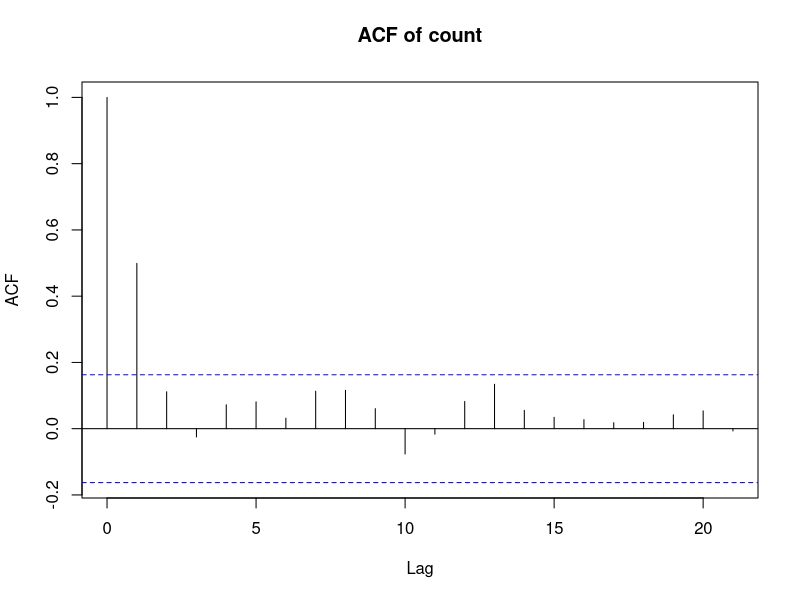
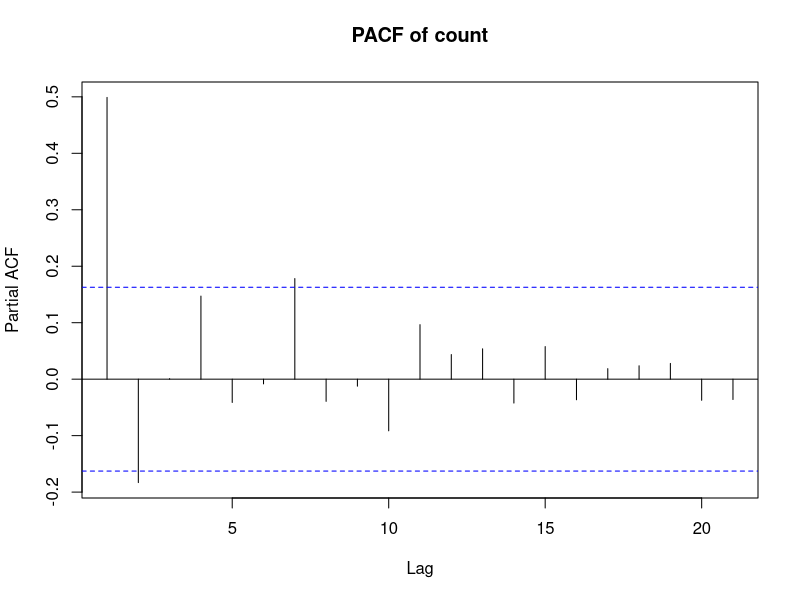
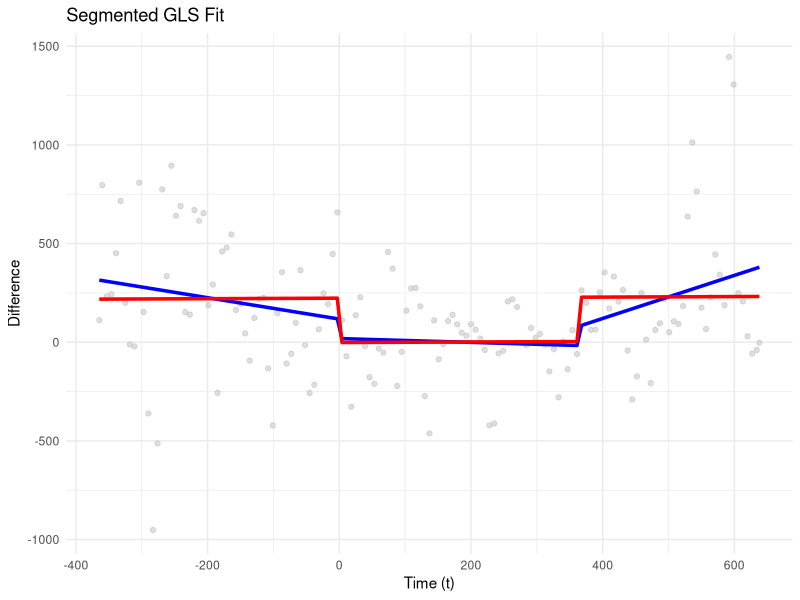

Generate these figures, in order, with R:
## ---- chunk 1
if (!require(segmented)) install.packages("segmented")
if (!require(dplyr)) install.packages("dplyr")
if (!require(lubridate)) install.packages("lubridate")
if (!require(tidyverse)) install.packages("tidyverse")
if (!require(lmtest)) install.packages("lmtest")
if (!require(sandwich)) install.packages("sandwich")
if (!require(forecast)) install.packages("forecast")
if (!require(nlme)) install.packages("nlme")

library(segmented)
library(dplyr)
library(lubridate)
library(tidyverse)
library(lmtest)
library(sandwich)
library(splines)
library(forecast)
library(lubridate)
library(nlme)
## ---- chunk 2
df <- read.csv("df_Chocolate_full_tax_difference.csv")
df$date <- as.Date(df$date, format = "%d/%m/%Y")
#df <- read.csv("df_Soda_full_tax_difference.csv")
#$df$date <- as.Date(df$date, format = "%Y-%m-%d")

if (sum(is.na(df$date)) > 0) {
  print("Warning: Some dates couldn't be converted. Check the format.")
}


# Filter for years 2021 and 2022
df_filtered <- df %>%
  filter(year(date) %in% c(2021, 2022,2023)) %>%
  filter(date <= as.Date("2023-10-01")) #Filter 3 month of the war

# Create time variable (days since start of 2021)
df_filtered$time <- as.numeric(df_filtered$date - as.Date("2022-01-01"))

# Create intervention dummy: 0 for 2021, 1 for 2022
df_filtered$intervention <- ifelse(year(df_filtered$date) == 2022, 1, 0)

# Create intervention dummy: 0 for 2021, 1 for 2022
df_filtered$post_intervention <- ifelse(year(df_filtered$date) == 2023, 1, 0)

df_filtered$week <- floor_date(df_filtered$date, "week")

# Create 'difference' variable if it doesn't exist
if (!"difference" %in% names(df_filtered)) {
  if (all(c("y_It", "y_Ct") %in% names(df_filtered))) {
    df_filtered$difference <- df_filtered$y_It - df_filtered$y_Ct
  } else {
    stop("Missing 'difference' or components 'y_It' and 'y_Ct' in the data.")
  }
}

df_weekly <- df_filtered %>%
  group_by(week) %>%
  summarize(
    difference = sum(difference, na.rm = TRUE),
    time = mean(time, na.rm = TRUE),
    intervention = first(intervention),
     post_intervention=first(post_intervention),
    .groups = "drop"
  )

df_regression <- df_weekly %>%
  mutate(
    t = time,
    intervention = intervention,
    post_intervention=post_intervention,
    t_intervention = t * intervention,
    t_post = t * post_intervention,
  )
## ---- chunk 3
acf(df_regression$difference, main = "ACF of count")
pacf(df_regression$difference, main = "PACF of count")

## ---- chunk 4
gls_model <- gls(difference ~ t + intervention , 
                 data = df_regression,
                 correlation = corARMA(p = 3, q = 0, form = ~ t))

summary(gls_model)
## ---- chunk 5
seg_model <- segmented(gls_model, seg.Z = ~t, 
                      psi = c(0, 365),
                      control = seg.control(display = TRUE, it.max = 0))

summary(seg_model)
## ---- chunk 6
# Extract fitted values
library(ggplot2)

df_regression$seg_fitted <- fitted(seg_model)
df_regression$gls_fitted <- fitted(gls_model)

ggplot(df_regression, aes(x = t, y = difference)) +
  geom_point(alpha = 0.5, color = "gray") +
  geom_line(aes(y = seg_fitted), color = "blue", size = 1.2) +
  geom_line(aes(y = gls_fitted), color = "red", size = 1.2) +
  labs(title = "Segmented GLS Fit", x = "Time (t)", y = "Difference") +
  theme_minimal()
